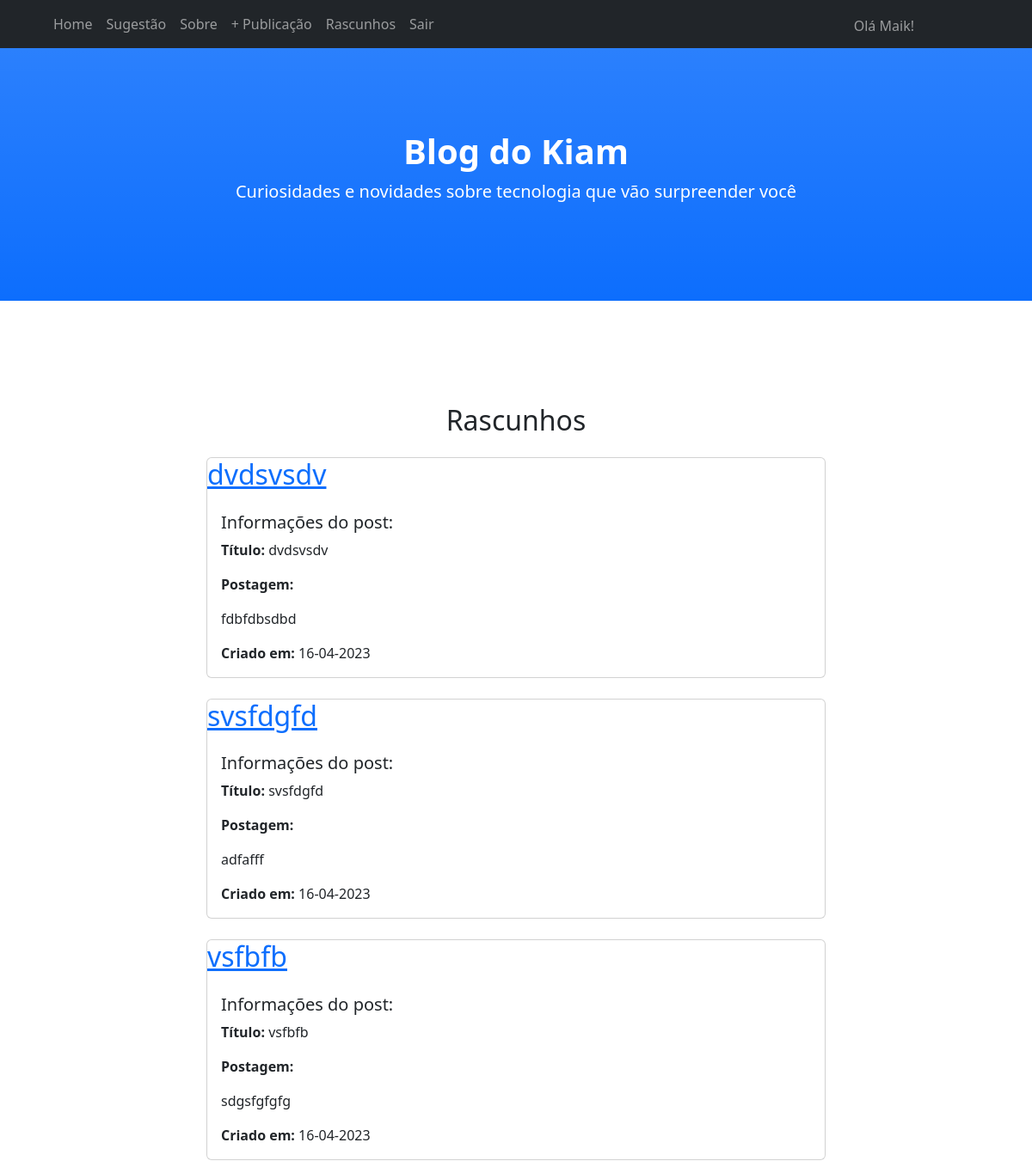
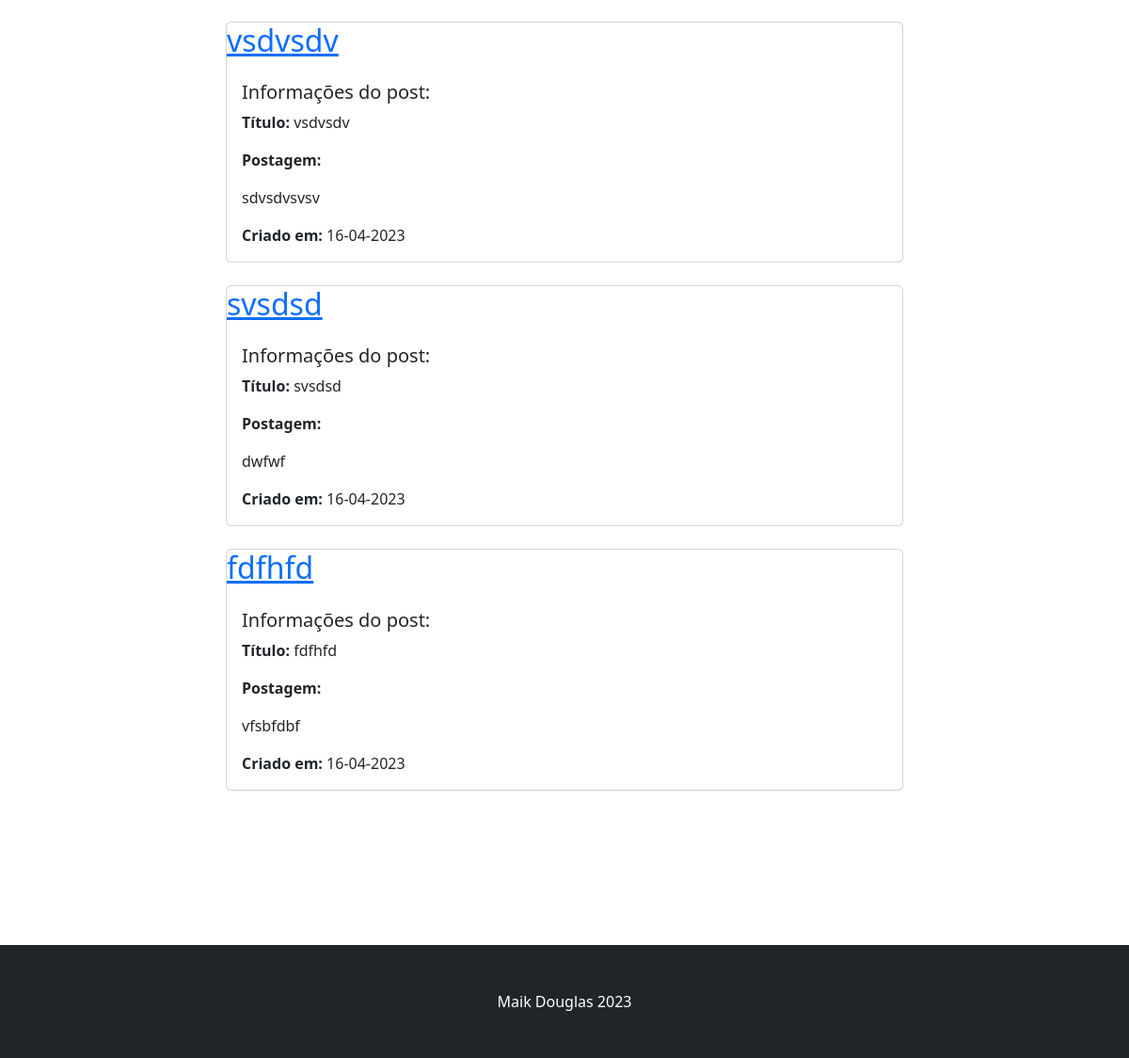
Page /drafts/ (signed in) on the committed database (2 pictures, top to bottom).
### blog/models.py (models this page shows, shortened)
class Post(models.Model):
    author = models.ForeignKey(settings.AUTH_USER_MODEL, on_delete=models.CASCADE)
    title = models.CharField(max_length=200)
    text = models.TextField()
    created_date = models.DateTimeField(default=timezone.now)
    published_date = models.DateTimeField(blank=True, null=True)
    image = models.ImageField(upload_to='blog/media/media', blank=True, null=True)

### blog/views.py (the view)
# urls.py: path('drafts/', views.post_draft_list, name='post_draft_list'),
@login_required
def post_draft_list(request):
    posts = Post.objects.filter(published_date__isnull=True).order_by('created_date')
    return render(request, 'blog/post_draft_list.html', {'posts': posts})

### blog/templates/blog/post_draft_list.html (shortened to what this page needs)
{% extends 'blog/base.html' %}
{% load static %}
{% block content %}
<div class="container">
    <div class="row">
        <div class="col-md-8 mx-auto">
            <h2 class="text-center">Rascunhos</h2>
            {% if not posts %}
            <div class="card mb-4">
                <div class="card-body">
                    <h2 class="card-title">Não há rascunhos no momento</h2>
                </div>
            </div>
            {% else %}
            <div class="mt-4">
                {% for post in posts %}
                <div class="card mb-4">
                    <h2 class="card-title"><a href="{% url 'post_detail' pk=post.pk %}">{{ post.title }}</a></h2>
                    <div class="card-body">
                        <h5 class="card-text">Informações do post:</h5>
                        <p class="card-text"><strong>Título:</strong> {{ post.title }}</p>
                        <p class="card-text"><strong>Postagem:</strong> {{ post.text |safe }}</p>
                        <p class="card-text"><strong>Criado em:</strong> {{ post.created_date|date:'d-m-Y' }}</p>
                    </div>
                </div>
                {% endfor %}
            </div>
            {% endif %}
        </div>
    </div>
</div>
{% endblock %}

### blog/templates/blog/base.html (shortened to what this page needs)
{% load static %}
<!DOCTYPE html>
<html lang="pt.br">
<head>
    <link href="{% static 'css/styles.css' %}" rel="stylesheet"/>
    <link href="https://cdn.jsdelivr.net/npm/bootstrap@5.2.3/dist/css/bootstrap.min.css" rel="stylesheet">
</head>
<body id="page-top">
<nav class="navbar navbar-expand-lg navbar-dark bg-dark fixed-top" id="mainNav">
    <div class="container px-4">
        <div class="collapse navbar-collapse" id="navbarResponsive">
            <ul class="navbar-nav">
                <li class="nav-item">
                    <a class="nav-link" href="/">Home</a>
                </li>
                <li class="nav-item">
                    <a class="nav-link" href="{% url 'sugestao' %}">Sugestão</a>
                </li>
                <li class="nav-item">
                    <a class="nav-link" href="{% url 'sobre' %}">Sobre</a>
                </li>
                {% if user.is_authenticated %}
                <li class="nav-item">
                    <a class="nav-link" href="{% url 'post_new' %}">+ Publicação</a>
                </li>
                <li class="nav-item">
                    <a class="nav-link" href="{% url 'post_draft_list' %}">Rascunhos</a>
                </li>
                <li class="nav-item">
                    <a class="nav-link" href="{% url 'logout' %}">Sair</a>
                </li>
                <li class="nav-item">
                    <span class="nav-link hello-text">Olá {{ user.username }}!</span>
                </li>
                {% else %}
                <li class="nav-item">
                    <a class="nav-link" href="{% url 'login' %}">Entrar</a>
                </li>
                {% endif %}
            </ul>
        </div>
    </div>
</nav>
<header class="bg-primary bg-gradient text-white">
    <div class="container px-4 text-center">
        <h1 class="fw-bolder">Blog do Kiam</h1>
        <p class="lead">Curiosidades e novidades sobre tecnologia que vão surpreender você</p>
    </div>
</header>
<main class="container blog-container">
    {% block content %}
    {% endblock %}
</main>
<footer class="py-5 bg-dark">
    <div class="container px-4">
        <p class="m-0 text-center text-white">Maik Douglas
            2023</p>
    </div>
</footer>
</body>
</html>

### rows in the picture
Post: title "dvdsvsdv", text "fdbfdbsdbd", created_date "16-04-2023"
Post: title "svsfdgfd", text "adfafff", created_date "16-04-2023"
Post: title "vsfbfb", text "sdgsfgfgfg", created_date "16-04-2023"
Post: title "vsdvsdv", text "sdvsdvsvsv", created_date "16-04-2023"
Post: title "svsdsd", text "dwfwf", created_date "16-04-2023"
Post: title "fdfhfd", text "vfsbfdbf", created_date "16-04-2023"

### other values in the picture
{{ user.username }} "Maik"
